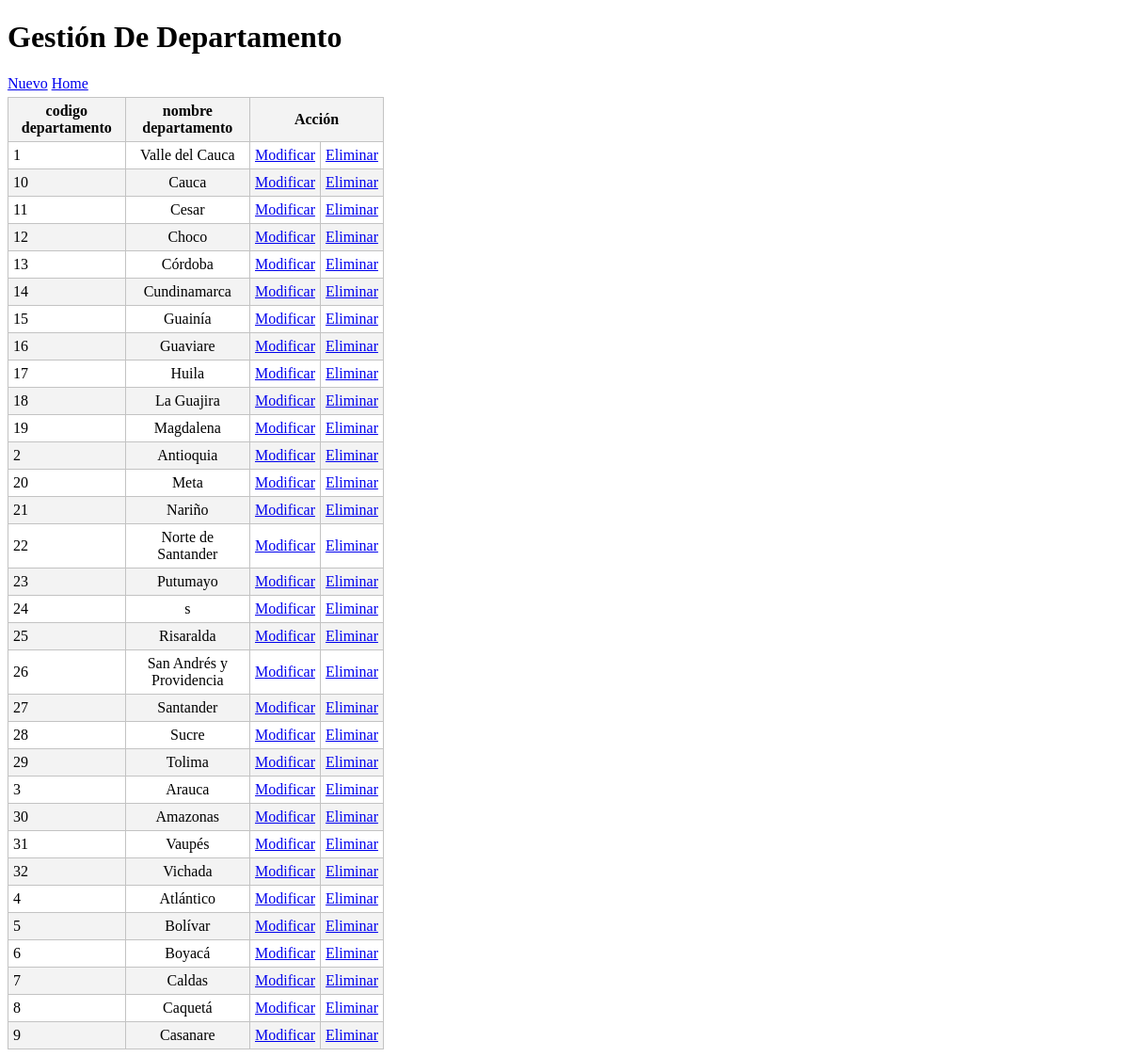
/Depto/index.php, run on the app's committed database.
### tables this page shows
CREATE TABLE IF NOT EXISTS `depto` (
  `cod_depto` varchar(20) NOT NULL,
  `nom_depto` varchar(60) DEFAULT NULL,
  PRIMARY KEY (`cod_depto`)
);

### librerias/dataBaseClass.php (called while the page is built, shortened)
<?php
class dataBaseClass {
  static private $host = 'localhost';
  static private $port = 3306,
          $dbname = 'bd_dersercion',
          $user = 'root',
          $password = '',
          $driver = 'mysql',
          $instance = NULL;
  static public function getInstance() {
    return self::$instance;
  }
  static private function connect() {
    try {
      $dsn = self::$driver
              . ':host='. self::$host
              . ';port=' . self::$port
              . ';dbname=' . self::$dbname;
      self::$instance = new PDO($dsn, self::$user, self::$password);
      return true;
    } catch (PDOException $e) {
      echo $e->getMessage();
    }
  }
}

### Depto/model/modelClass.php (called while the page is built, shortened)
<?php
class modelClass {
    static public function getAll() {
        try {
            $sql = 'SELECT cod_depto, nom_depto FROM depto ';
            return dataBaseClass::getinstance()->query($sql)->fetchAll(PDO::FETCH_ASSOC);
        } catch (PDOException $e) {
            return $e;
        }
    }
}
?>

### Depto/view/viewClass.php (called while the page is built, shortened)
<?php
class  viewCLass{
	static public function renderHTML($view, $args = NULL){
	include_once 'template/'.$view;
	}
}
?>

### Depto/view/template/index.php (the view, shortened to what this page needs)
<!DOCTYPE html>
<html lang="es">
  <head>
   <link rel="stylesheet" media="screen" href="css/main.css">
  </head>
  <body>
    <h1>Gestión De Departamento</h1>
    <div id="lnkNuevo">
      <a href="index.php?action=create">Nuevo</a>
      <td><a href="/mitaller" title="Regresar al inicio">Home</a></td>
    </div>
    <table id="tblContenido">
      <thead>
        <tr>
          <th>codigo departamento</th>
          <th>nombre departamento</th>
          <th colspan="2">Acción</th>
        </tr>
      </thead>
      <tbody>
        <?php foreach ($datos as $row): ?>
        <tr>
         <td><?php echo $row['cod_depto']; ?></td>
         <td><?php echo $row['nom_depto']; ?></td>
         <td><a href="index.php?action=update&amp;id=<?php echo $row['cod_depto'] ?>">Modificar</a></td>
         <td><a  href="index.php?action=delete&amp;id=<?php echo $row['cod_depto'] ?>">Eliminar</a></td>
       </tr>
        <?php endforeach ?>
      </tbody>
    </table>
  </body>
</html>

### Depto/index.php
<?php
include_once '../librerias/dataBaseClass.php';
include_once 'controller/controllerClass.php';
include_once 'view/viewClass.php';
include_once 'model/modelClass.php';
$controller =new controllerClass();
 if (isset($_GET['action'])) {
 	switch ($_GET['action']) {
	    case 'create':
	$controller->create();
	break;
	  case 'update':
	$controller->update();
	break;
	  case 'delete':
	$controller->delete();
	break;
	  case 'read':
	$controller->index();
	break;
	  default:
	$controller->notFound();
}
 }else{
 	$controller->index();
 }
 ?>

### Depto/controller/controllerClass.php (shortened to what this page needs)
<?php
class controllerClass {
    public function index($args = Null) {
        $args['datos'] = modelClass::getAll();
        if (is_array($args['datos'])) {
            viewClass::renderHTML('index.php', $args);
        } else {
            viewClass::renderHTML('error.php', $args);
        }
    }
}
?>

### Depto/css/main.css (style rules this page uses)
#lnkNuevo { margin-bottom: 5px; }
#tblContenido { border: solid #c3c3c3 1px; width: 400px; border-spacing: 0px; border-collapse: collapse; }
#tblContenido thead tr th { background-color: #f3f3f3; }
#tblContenido tbody tr td, #tblContenido thead tr th { margin: 0px; padding: 0px; border: solid #c3c3c3 1px; padding: 5px; }
#tblContenido tbody tr:nth-child(2n) { background-color: #f3f3f3; }
#tblContenido tbody tr td:last-child, #tblContenido tbody tr td:nth-child(2) { text-align: center; }

### data on the page
depto: cod_depto "1", nom_depto "Valle del Cauca"
depto: cod_depto "10", nom_depto "Cauca"
depto: cod_depto "11", nom_depto "Cesar"
depto: cod_depto "12", nom_depto "Choco"
depto: cod_depto "13", nom_depto "Córdoba"
depto: cod_depto "14", nom_depto "Cundinamarca"
depto: cod_depto "15", nom_depto "Guainía"
depto: cod_depto "16", nom_depto "Guaviare"
depto: cod_depto "17", nom_depto "Huila"
depto: cod_depto "18", nom_depto "La Guajira"
depto: cod_depto "19", nom_depto "Magdalena"
depto: cod_depto "2", nom_depto "Antioquia"
depto: cod_depto "20", nom_depto "Meta"
depto: cod_depto "21", nom_depto "Nariño"
depto: cod_depto "22", nom_depto "Norte de Santander"
depto: cod_depto "23", nom_depto "Putumayo"
depto: cod_depto "24", nom_depto "s"
depto: cod_depto "25", nom_depto "Risaralda"
depto: cod_depto "26", nom_depto "San Andrés y Providencia"
depto: cod_depto "27", nom_depto "Santander"
depto: cod_depto "28", nom_depto "Sucre"
depto: cod_depto "29", nom_depto "Tolima"
depto: cod_depto "3", nom_depto "Arauca"
depto: cod_depto "30", nom_depto "Amazonas"
depto: cod_depto "31", nom_depto "Vaupés"
depto: cod_depto "32", nom_depto "Vichada"
depto: cod_depto "4", nom_depto "Atlántico"
depto: cod_depto "5", nom_depto "Bolívar"
depto: cod_depto "6", nom_depto "Boyacá"
depto: cod_depto "7", nom_depto "Caldas"
depto: cod_depto "8", nom_depto "Caquetá"
depto: cod_depto "9", nom_depto "Casanare"
